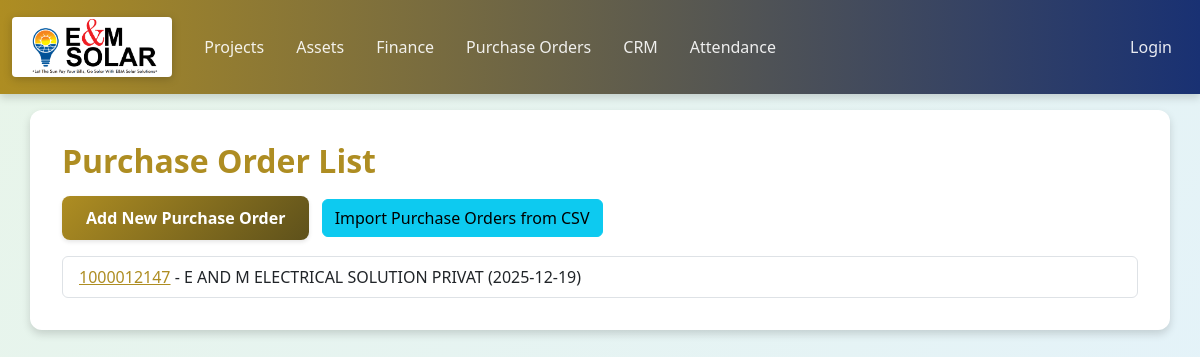
Page /purchase_orders on the committed database.
### models/purchase_order.py (models this page shows)
class PurchaseOrder(db.Model):
    id = db.Column(db.Integer, primary_key=True)
    project_id = db.Column(db.Integer, db.ForeignKey('solar_project.id'))
    po_number = db.Column(db.String(50))
    po_date = db.Column(db.Date)
    vendor_name = db.Column(db.String(100))
    vendor_code = db.Column(db.String(50))
    shipped_to_name = db.Column(db.String(100))
    shipped_to_address = db.Column(db.String(200))
    bill_to_name = db.Column(db.String(100))
    bill_to_address = db.Column(db.String(200))
    total_tax_amount = db.Column(db.Float)
    grand_total = db.Column(db.Float)
    iec_code_no = db.Column(db.String(50))
    contact_person = db.Column(db.String(100))
    contact_email_id = db.Column(db.String(100))
    payment_terms = db.Column(db.String(200))
    inco_terms = db.Column(db.String(200))
    header_text = db.Column(db.String(500))
    project = relationship("SolarProject", back_populates="purchase_orders")
    items = relationship("PurchaseOrderItem", back_populates="purchase_order")

### routes/purchase_order_routes.py (the view)
@purchase_order_bp.route('/purchase_orders', methods=['GET'])
def get_purchase_orders():
    purchase_orders = PurchaseOrder.query.all()
    return render_template('purchase_orders.html', purchase_orders=purchase_orders)

### templates/purchase_orders.html (shortened to what this page needs)
{% extends "base.html" %}
{% block content %}
<h2 class="mb-3">Purchase Order List</h2>
<a href="/purchase_orders/new" class="btn btn-primary mb-3">Add New Purchase Order</a>
<a href="/purchase_orders/import_csv" class="btn btn-info mb-3 ms-2">Import Purchase Orders from CSV</a>
<ul class="list-group">
    {% for po in purchase_orders %}
    <li class="list-group-item">
        <a href="/purchase_orders/{{ po.id }}">{{ po.po_number }}</a> - {{ po.vendor_name }} ({{ po.po_date }})
    </li>
    {% else %}
    <li class="list-group-item">No purchase orders found.</li>
    {% endfor %}
</ul>
{% endblock %}

### static/style.css (style rules this page uses)
:root { --primary-color: #ae8d22; --primary-dark: #5e511b; --primary-light: #af984c; --secondary-color: #193173; --secondary-dark: #0d0f40; --secondary-light: #3c4484; --bg-primary: #f8f9fa; --bg-secondary: #e9ecef; --bg-card: #ffffff; --text-primary: #212529; --text-secondary: #6c757d; --text-light: #ffffff; --success: #28a745; --warning: #ffc107; --danger: #dc3545; --info: #17a2b8; --shadow-sm: 0 2px 4px rgba(0,0,0,0.1); --shadow-md: 0 4px 8px rgba(0,0,0,0.15); --shadow-lg: 0 8px 16px rgba(0,0,0,0.2); --radius-sm: 4px; --radius-md: 8px; --radius-lg: 12px; --transition-fast: 0.2s ease; --transition-normal: 0.3s ease; }
body { font-family: 'Segoe UI', Tahoma, Geneva, Verdana, sans-serif; background: linear-gradient(135deg, #e8f5e9 0%, #e3f2fd 100%); background-attachment: fixed; min-height: 100vh; color: var(--text-primary); }
h1, h2, h3, h4, h5, h6 { color: var(--primary-color); font-weight: 600; margin-bottom: 1rem; }
.btn-primary { background: linear-gradient(135deg, var(--primary-color) 0%, var(--primary-dark) 100%); border: none; padding: 0.6rem 1.5rem; border-radius: var(--radius-md); font-weight: 600; box-shadow: var(--shadow-sm); transition: var(--transition-fast); }
a { color: var(--primary-color); transition: var(--transition-fast); }

### rows in the picture
PurchaseOrder: po_number "1000012147", vendor_name "E AND M ELECTRICAL SOLUTION PRIVAT", po_date "2025-12-19"
